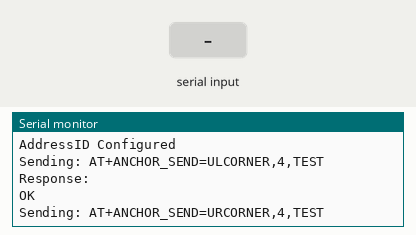
Recording of a sketch running on a simulated ESP32. Parts: the last lines printed to the serial monitor. The inputs (shaded band) are chosen by the test bench. The modem accepts every AT command (registered, SIM ready, sends succeed) and sends nothing else.

Above: at 16.2 s.
16.3 s: "1" received over the second serial link
At 18.1 s:
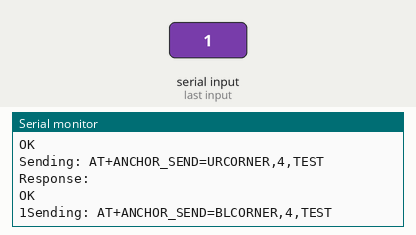
19.3 s: "0" received over the second serial link
At 21.1 s:
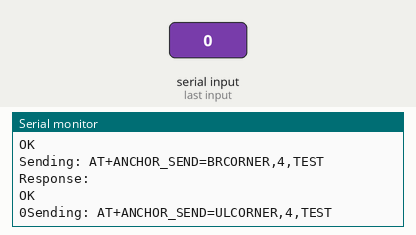

Measured:
- after the input at 16.3 s, the serial monitor: prints a new line after 1.0 s (image 1)
- after the input at 19.3 s, the serial monitor: prints a new line after 1.0 s (image 2)

The sketch:

AnchorSetupAlanna.ino
```cpp
#include <HardwareSerial.h>

// Utilizing REYAX RYUW122 UWB module
// This is for ANCHOR mode (AT+MODE=1)
// Each address needs to be unique for each TAG so the anchor can distinguish.

HardwareSerial mySerial(1); // Use UART1

#define RX_PIN 18 // RX Pin of ESP32 connected to TX Pin of RYUW122
#define TX_PIN 19 // TX Pin of ESP32 connected to RX Pin of RYUW122

unsigned long previousMillis = 0;
const long interval = 1000; // 1 second
int anchor_index = 0; // Track which anchor to send next

String anchors[] = {"ULCORNER", "URCORNER", "BLCORNER", "BRCORNER"};

void clearSerialBuffer() {
  while (Serial.available()) {
    Serial.read();
  }
}

bool sendMode() {
  clearSerialBuffer();
  mySerial.print("AT+MODE=1\r\n");
  if (mySerial.available()) {
    String response = mySerial.readString();
    Serial.print(response);
    delay(2000);
    return true;
  } else {
    return false;
  }
}

bool sendNetwork() {
  clearSerialBuffer();
  mySerial.print("AT+NETWORKID=ANTHONY4\r\n");
  if (mySerial.available()) {
    String response = mySerial.readString();
    Serial.print(response);
    delay(2000);
    return true;
  } else {
    return false;
  }
}

bool sendAddress() {
  clearSerialBuffer();
  mySerial.print("AT+ADDRESS=REMOTE15\r\n");
  if (mySerial.available()) {
    String response = mySerial.readString();
    Serial.print(response);
    delay(2000);
    return true;
  } else {
    return false;
  }
}

void setup() {
  // Setup code to run once
  Serial.begin(115200); // ESP32 to computer
  mySerial.begin(115200, SERIAL_8N1, RX_PIN, TX_PIN); // ESP32 to UWB

  Serial.println("Ready to send AT commands to the RYUW122");

  // Confirm Mode command
  bool atModeConfig = sendMode();
  while (!atModeConfig) {
    Serial.println("Failed to Config Mode");
    delay(1000);
    atModeConfig = sendMode();
  }
  delay(2000);
  Serial.println("Mode Configured");

  // Confirm Network ID
  bool atNetworkConfig = sendNetwork();
  while (!atNetworkConfig) {
    Serial.println("Failed to Config NetworkID");
    delay(1000);
    atNetworkConfig = sendNetwork();
  }
  delay(2000);
  Serial.println("NetworkID Configured");

  // Confirm Address ID
  bool atAddressConfig = sendAddress();
  while (!atAddressConfig) {
    Serial.println("Failed to Config AddressID");
    delay(1000);
    atAddressConfig = sendAddress();
  }
  delay(2000);
  Serial.println("AddressID Configured");
}

void loop() {
  clearSerialBuffer();
  unsigned long currentMillis = millis();

  // Send one AT+ANCHOR_SEND command every 1 second
  if (currentMillis - previousMillis >= interval) {
    previousMillis = currentMillis;

    // Prepare and send the AT command
    String atCommand = "AT+ANCHOR_SEND=" + anchors[anchor_index] + ",4,TEST\r\n";
    Serial.print("Sending: " + atCommand);
    mySerial.print(atCommand);

    // Move to next anchor (cycle through 0-3)
    anchor_index = (anchor_index + 1) % 4;
  }

  // Manual Serial input forwarding
  if (Serial.available()) {
    String command = Serial.readString();
    Serial.print("Manual Input: " + command);
    mySerial.print(command);
  }

  // Forward UWB module responses to Serial monitor
  if (mySerial.available()) {
    String response = mySerial.readString();
    Serial.print("Response: " + response);
  }
}
```
